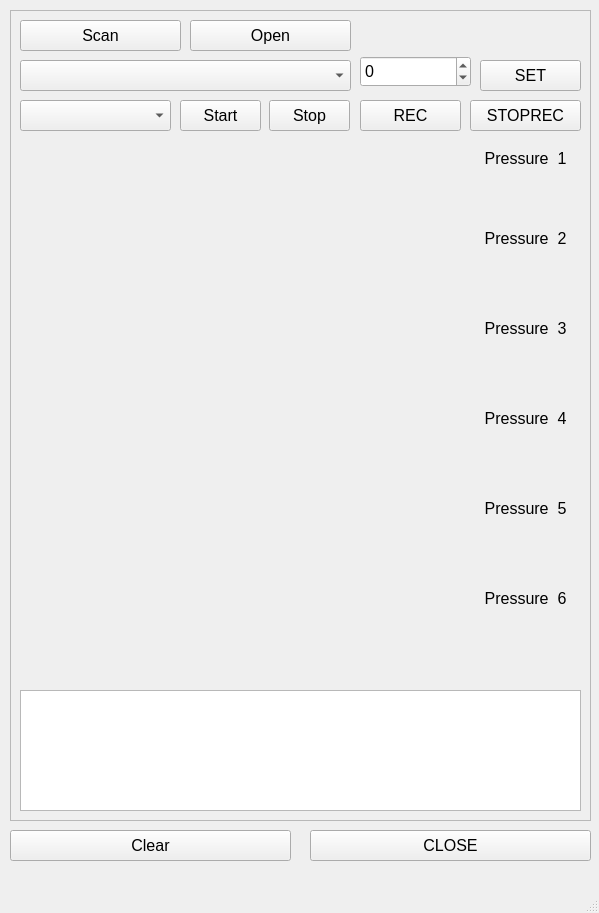
<?xml version="1.0" encoding="UTF-8"?>
<ui version="4.0">
 <class>mainWindow</class>
 <widget class="QMainWindow" name="mainWindow">
  <property name="geometry">
   <rect>
    <x>0</x>
    <y>0</y>
    <width>599</width>
    <height>913</height>
   </rect>
  </property>
  <property name="windowTitle">
   <string>MainWindow</string>
  </property>
  <widget class="QWidget" name="centralwidget">
   <widget class="QPushButton" name="close_btn">
    <property name="geometry">
     <rect>
      <x>310</x>
      <y>830</y>
      <width>281</width>
      <height>31</height>
     </rect>
    </property>
    <property name="font">
     <font>
      <pointsize>12</pointsize>
     </font>
    </property>
    <property name="text">
     <string>CLOSE</string>
    </property>
   </widget>
   <widget class="QFrame" name="frame_2">
    <property name="geometry">
     <rect>
      <x>10</x>
      <y>10</y>
      <width>581</width>
      <height>811</height>
     </rect>
    </property>
    <property name="frameShape">
     <enum>QFrame::StyledPanel</enum>
    </property>
    <property name="frameShadow">
     <enum>QFrame::Raised</enum>
    </property>
    <widget class="QPushButton" name="scan_btn">
     <property name="geometry">
      <rect>
       <x>10</x>
       <y>10</y>
       <width>161</width>
       <height>31</height>
      </rect>
     </property>
     <property name="font">
      <font>
       <pointsize>12</pointsize>
      </font>
     </property>
     <property name="text">
      <string>Scan</string>
     </property>
    </widget>
    <widget class="QComboBox" name="serial_comboBox">
     <property name="geometry">
      <rect>
       <x>10</x>
       <y>50</y>
       <width>331</width>
       <height>31</height>
      </rect>
     </property>
     <property name="font">
      <font>
       <pointsize>12</pointsize>
      </font>
     </property>
    </widget>
    <widget class="QComboBox" name="speed_comboBox">
     <property name="geometry">
      <rect>
       <x>10</x>
       <y>90</y>
       <width>151</width>
       <height>31</height>
      </rect>
     </property>
     <property name="sizePolicy">
      <sizepolicy hsizetype="Preferred" vsizetype="Fixed">
       <horstretch>0</horstretch>
       <verstretch>0</verstretch>
      </sizepolicy>
     </property>
     <property name="font">
      <font>
       <pointsize>12</pointsize>
      </font>
     </property>
    </widget>
    <widget class="QPushButton" name="open_btn">
     <property name="geometry">
      <rect>
       <x>180</x>
       <y>10</y>
       <width>161</width>
       <height>31</height>
      </rect>
     </property>
     <property name="font">
      <font>
       <pointsize>12</pointsize>
      </font>
     </property>
     <property name="text">
      <string>Open</string>
     </property>
    </widget>
    <widget class="QTextBrowser" name="log">
     <property name="geometry">
      <rect>
       <x>10</x>
       <y>680</y>
       <width>561</width>
       <height>121</height>
      </rect>
     </property>
    </widget>
    <widget class="QPushButton" name="start_serial_btn">
     <property name="geometry">
      <rect>
       <x>170</x>
       <y>90</y>
       <width>81</width>
       <height>31</height>
      </rect>
     </property>
     <property name="font">
      <font>
       <pointsize>12</pointsize>
      </font>
     </property>
     <property name="text">
      <string>Start</string>
     </property>
    </widget>
    <widget class="QPushButton" name="stop_serial_btn">
     <property name="geometry">
      <rect>
       <x>259</x>
       <y>90</y>
       <width>81</width>
       <height>31</height>
      </rect>
     </property>
     <property name="font">
      <font>
       <pointsize>12</pointsize>
      </font>
     </property>
     <property name="text">
      <string>Stop</string>
     </property>
    </widget>
    <widget class="QPushButton" name="recording_btn">
     <property name="geometry">
      <rect>
       <x>350</x>
       <y>90</y>
       <width>101</width>
       <height>31</height>
      </rect>
     </property>
     <property name="font">
      <font>
       <pointsize>12</pointsize>
       <weight>50</weight>
       <italic>false</italic>
       <bold>false</bold>
      </font>
     </property>
     <property name="text">
      <string>REC</string>
     </property>
    </widget>
    <widget class="PlotWidget" name="rtd1_plot" native="true">
     <property name="geometry">
      <rect>
       <x>10</x>
       <y>130</y>
       <width>561</width>
       <height>91</height>
      </rect>
     </property>
     <widget class="QLabel" name="label">
      <property name="geometry">
       <rect>
        <x>430</x>
        <y>10</y>
        <width>151</width>
        <height>16</height>
       </rect>
      </property>
      <property name="font">
       <font>
        <pointsize>12</pointsize>
       </font>
      </property>
      <property name="text">
       <string>Pressure_1</string>
      </property>
      <property name="alignment">
       <set>Qt::AlignCenter</set>
      </property>
     </widget>
    </widget>
    <widget class="QPushButton" name="temp_set_btn">
     <property name="geometry">
      <rect>
       <x>470</x>
       <y>50</y>
       <width>101</width>
       <height>31</height>
      </rect>
     </property>
     <property name="font">
      <font>
       <pointsize>12</pointsize>
       <weight>50</weight>
       <italic>false</italic>
       <bold>false</bold>
      </font>
     </property>
     <property name="text">
      <string>SET</string>
     </property>
    </widget>
    <widget class="QSpinBox" name="temp_spinbox">
     <property name="geometry">
      <rect>
       <x>350</x>
       <y>46</y>
       <width>111</width>
       <height>31</height>
      </rect>
     </property>
     <property name="font">
      <font>
       <pointsize>12</pointsize>
      </font>
     </property>
     <property name="minimum">
      <number>-99</number>
     </property>
    </widget>
    <widget class="QPushButton" name="stoprecording_btn">
     <property name="geometry">
      <rect>
       <x>460</x>
       <y>90</y>
       <width>111</width>
       <height>31</height>
      </rect>
     </property>
     <property name="font">
      <font>
       <pointsize>12</pointsize>
       <weight>50</weight>
       <italic>false</italic>
       <bold>false</bold>
      </font>
     </property>
     <property name="text">
      <string>STOPREC</string>
     </property>
    </widget>
    <widget class="PlotWidget" name="rtd2_plot" native="true">
     <property name="geometry">
      <rect>
       <x>10</x>
       <y>220</y>
       <width>561</width>
       <height>91</height>
      </rect>
     </property>
     <widget class="QLabel" name="label_2">
      <property name="geometry">
       <rect>
        <x>430</x>
        <y>0</y>
        <width>151</width>
        <height>16</height>
       </rect>
      </property>
      <property name="font">
       <font>
        <pointsize>12</pointsize>
       </font>
      </property>
      <property name="text">
       <string>Pressure_2</string>
      </property>
      <property name="alignment">
       <set>Qt::AlignCenter</set>
      </property>
     </widget>
    </widget>
    <widget class="PlotWidget" name="rtd3_plot" native="true">
     <property name="geometry">
      <rect>
       <x>10</x>
       <y>310</y>
       <width>561</width>
       <height>91</height>
      </rect>
     </property>
     <widget class="QLabel" name="label_3">
      <property name="geometry">
       <rect>
        <x>430</x>
        <y>0</y>
        <width>151</width>
        <height>16</height>
       </rect>
      </property>
      <property name="font">
       <font>
        <pointsize>12</pointsize>
       </font>
      </property>
      <property name="text">
       <string>Pressure_3</string>
      </property>
      <property name="alignment">
       <set>Qt::AlignCenter</set>
      </property>
     </widget>
    </widget>
    <widget class="PlotWidget" name="rtd4_plot" native="true">
     <property name="geometry">
      <rect>
       <x>10</x>
       <y>400</y>
       <width>561</width>
       <height>91</height>
      </rect>
     </property>
     <widget class="QLabel" name="label_4">
      <property name="geometry">
       <rect>
        <x>430</x>
        <y>0</y>
        <width>151</width>
        <height>16</height>
       </rect>
      </property>
      <property name="font">
       <font>
        <pointsize>12</pointsize>
       </font>
      </property>
      <property name="text">
       <string>Pressure_4</string>
      </property>
      <property name="alignment">
       <set>Qt::AlignCenter</set>
      </property>
     </widget>
    </widget>
    <widget class="PlotWidget" name="rtd5_plot" native="true">
     <property name="geometry">
      <rect>
       <x>10</x>
       <y>490</y>
       <width>561</width>
       <height>91</height>
      </rect>
     </property>
     <widget class="QLabel" name="label_5">
      <property name="geometry">
       <rect>
        <x>430</x>
        <y>0</y>
        <width>151</width>
        <height>16</height>
       </rect>
      </property>
      <property name="font">
       <font>
        <pointsize>12</pointsize>
       </font>
      </property>
      <property name="text">
       <string>Pressure_5</string>
      </property>
      <property name="alignment">
       <set>Qt::AlignCenter</set>
      </property>
     </widget>
    </widget>
    <widget class="PlotWidget" name="rtd6_plot" native="true">
     <property name="geometry">
      <rect>
       <x>10</x>
       <y>580</y>
       <width>561</width>
       <height>91</height>
      </rect>
     </property>
     <widget class="QLabel" name="label_6">
      <property name="geometry">
       <rect>
        <x>430</x>
        <y>0</y>
        <width>151</width>
        <height>16</height>
       </rect>
      </property>
      <property name="font">
       <font>
        <pointsize>12</pointsize>
       </font>
      </property>
      <property name="text">
       <string>Pressure_6</string>
      </property>
      <property name="alignment">
       <set>Qt::AlignCenter</set>
      </property>
     </widget>
    </widget>
   </widget>
   <widget class="QPushButton" name="clear_btn">
    <property name="geometry">
     <rect>
      <x>10</x>
      <y>830</y>
      <width>281</width>
      <height>31</height>
     </rect>
    </property>
    <property name="font">
     <font>
      <pointsize>12</pointsize>
     </font>
    </property>
    <property name="text">
     <string>Clear</string>
    </property>
   </widget>
  </widget>
  <widget class="QMenuBar" name="menubar">
   <property name="geometry">
    <rect>
     <x>0</x>
     <y>0</y>
     <width>599</width>
     <height>26</height>
    </rect>
   </property>
  </widget>
  <widget class="QStatusBar" name="statusbar"/>
 </widget>
 <customwidgets>
  <customwidget>
   <class>PlotWidget</class>
   <extends>QWidget</extends>
   <header>pyqtgraph</header>
   <container>1</container>
  </customwidget>
 </customwidgets>
 <resources/>
 <connections/>
</ui>
